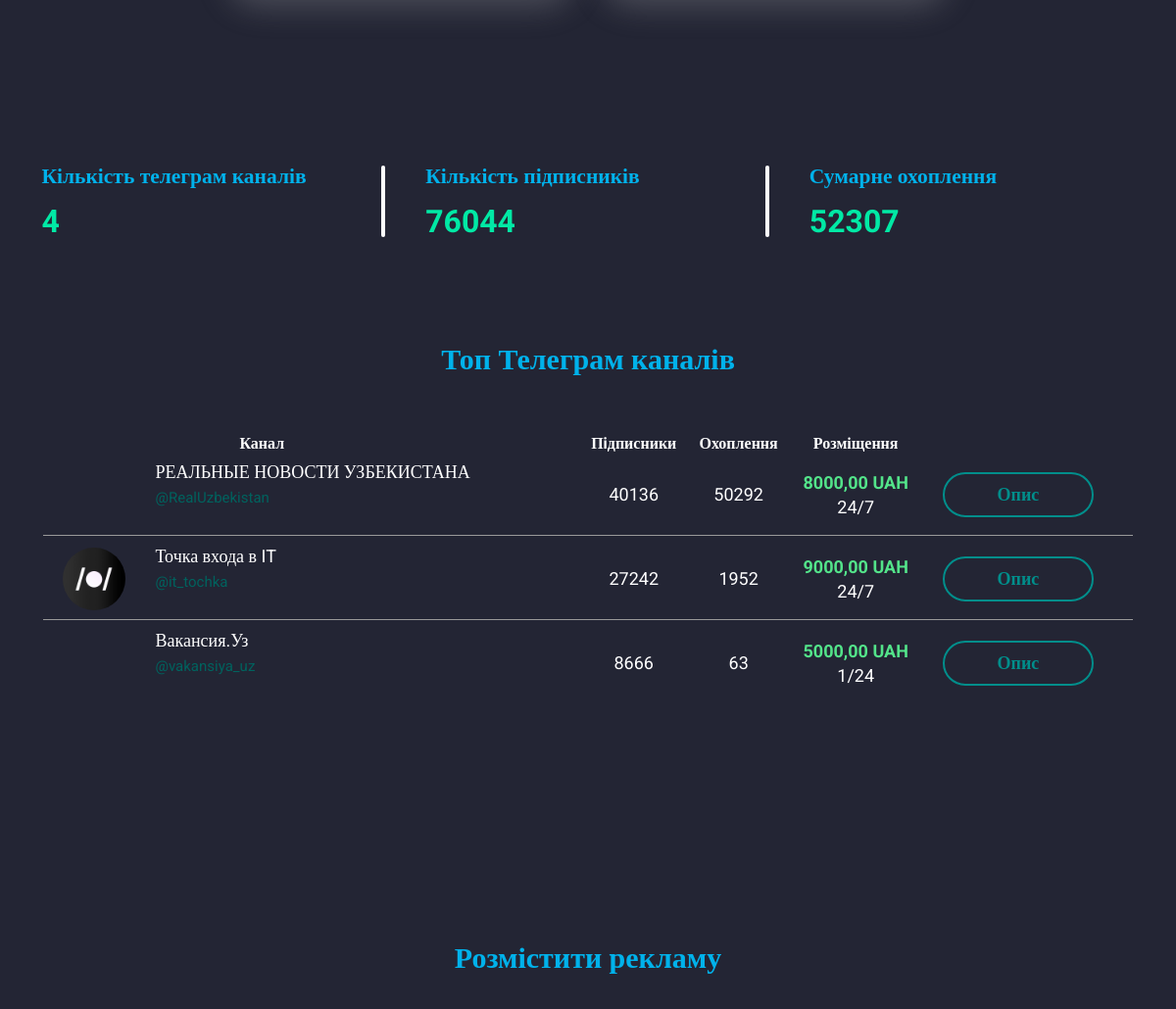
The app's page / (middle part), older data.
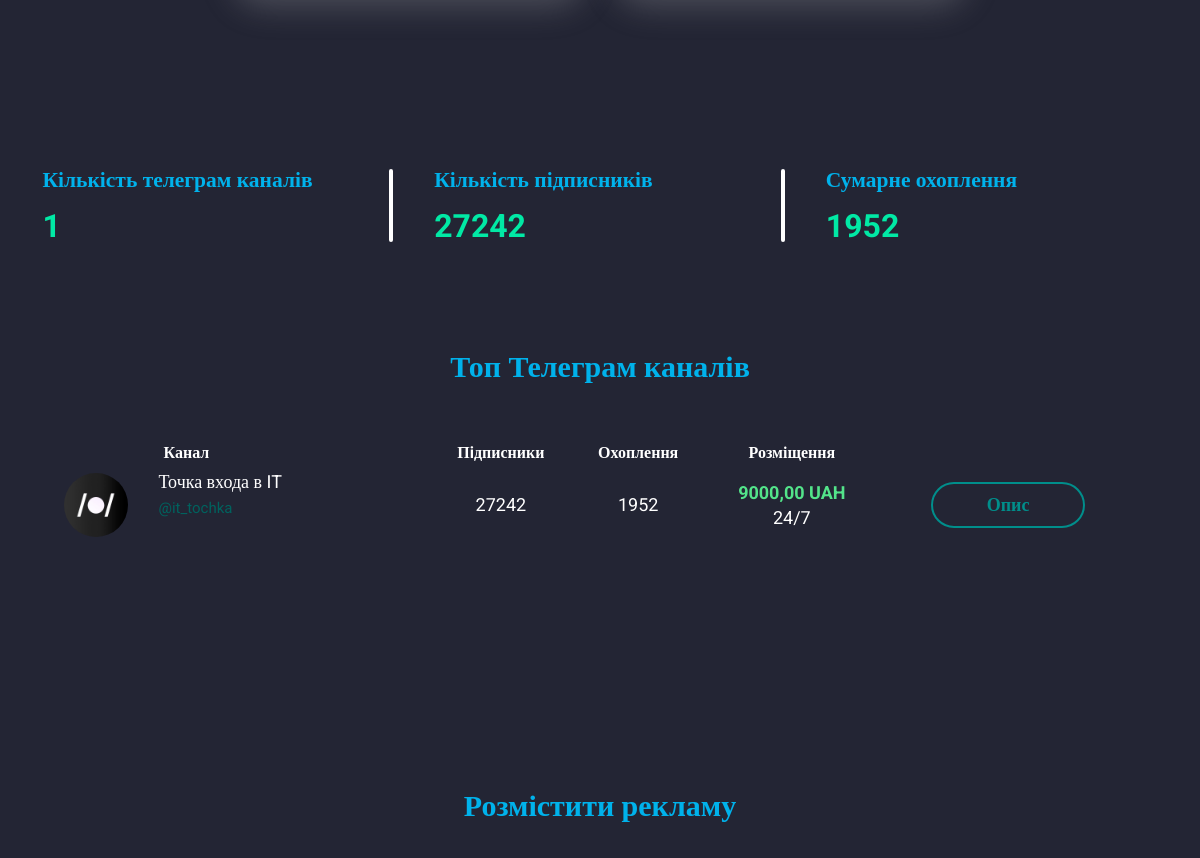
The same page, newer data.
### API/models.py (models this page shows, shortened)
class Chanel(models.Model):
    chanel_link=models.CharField(max_length=150)
    name=models.CharField(max_length=150,verbose_name="Называние канала")
    pictures=models.ImageField(verbose_name='Лого')
    subscribers=models.IntegerField()
    views=models.IntegerField()
    created_at=models.DateTimeField(auto_now_add=True)
    last_update=models.DateTimeField(auto_now=True)
    add_chanel =models.ForeignKey(Add_chanel, on_delete=models.CASCADE)
    username=models.CharField(max_length=140)
    daily_subscribers=models.IntegerField(default=0, blank=True, null=True)
    weekly_subscribers=models.IntegerField(default=0, blank=True, null=True)
    weekly_monthy = models.IntegerField(default=0, blank=True, null=True)
    class Meta:
        verbose_name="Канал"
        verbose_name_plural="Канал"
        ordering=['-subscribers']

### accounts/models.py (models this page shows, shortened)
class Cost_Format(models.Model):
    add_chanel=models.ForeignKey(Add_chanel,on_delete=models.CASCADE,related_name='cost_formats')
    placement_format = models.CharField(max_length=100)
    cost_per_format = models.DecimalField(max_digits=10, decimal_places=2)

### accounts/views.py (the view)
# urls.py: path('', views.MainPage.as_view(), name='main'),
class MainPage(TemplateView):
    template_name = 'index.html'
    def get_context_data(self, *, object_list=None, **kwargs):
        context = super().get_context_data(**kwargs)
        context['feedback'] = Feedback.objects.all().order_by('-id')[:3]
        context['count'] = Chanel.objects.exclude(pictures='').select_related('add_chanel').prefetch_related('add_chanel__cost_formats')
        context['lists'] = Chanel.objects.all().count()
        context['subscribers'] = Chanel.objects.aggregate(total=Sum('subscribers'))['total']
        context['total_views'] = Chanel.objects.aggregate(total=Sum('views'))['total']
        return context

### accounts/context_processors.py (called while the page is built, shortened)
def user_authenticated(request):
    user_authenticated_data = {'user_authenticated': request.user.is_authenticated}
    return user_authenticated_data

### accounts/templates/index.html (shortened to what this page needs)
{% extends 'base.html' %}
{% load static %}
{% block content %}
    <main class="page">
			<section class="advantages">
			</section>
			<section class="counters">
				<div class="counters__container">
					<div class="counters__item">
						<div class="label-blue label-blue_s24">Кількість телеграм каналів</div>
						<div class="counters__num">{{lists}}</div>
					</div>
					<div class="counters__item">
						<div class="label-blue label-blue_s24">Кількість підписників</div>
						{% if subscribers %}
						<div class="counters__num">{{subscribers}}</div>
						{% else %}
						<div class="counters__num">0</div>
						{% endif %}
					</div>
					<div class="counters__item">
						<div class="label-blue label-blue_s24">Сумарне охоплення</div>
						 {% if total_views %}
						<div class="counters__num">{{total_views}}</div>
						{% else %}
						<div class="counters__num">0</div>
						{% endif %}
					</div>
				</div>
			</section>
			<section class="current-offers">
				<div class="current-offers__container container">
					<h2 class="title title_center">Топ Телеграм каналів</h2>
					<div data-showmore class="current-offers">
						<div data-showmore-content="705" class="current-offers__content">
							<div class="table-wrap">
								<table class="table">
									<thead>
										<tr>
											<th scope="col">
												<div class="label-white label-white_s16">Канал</div>
											</th>
											<th scope="col">
												<div class="label-white label-white_s16">Пiдписники</div>
											</th>
											<th>
												<div class="label-white label-white_s16">Охоплення</div>
											</th>
											<th>
												<div class="label-white label-white_s16">Розміщення</div>
											</th>
											<th>
											</th>
										</tr>
									</thead>
									<tbody>
									{% for item in count %}
									{% with last_cost_format=item.add_chanel.cost_formats.last %}
										<tr>
											<td class="table-row" scope="row">
												<div class="table-row__head">
													<a href="{% url 'page' item.pk  %}" target="_blank" class="table-row__img">
														<picture><source srcset="/{{item.pictures}}" type="image/webp"><img class="img-fluid" src="/{{item.pictures}}" alt=""></picture>
													</a>
													<div class="table-row__content">
														<div class="table-row__content">
															<a href="{% url 'page' item.pk  %}" target="_blank" class="label-white hhv-blue">{{item.name}}</a>
															<a href="{{item.chanel_link}}" class="table-row__name">
																@{{item.chanel_link | cut:'https://t.me/'}}
															</a>
														</div>
													</div>
												</div>
											</td>
											<td class="table-row">
												<div class="label-white">{{item.subscribers}}</div>
											</td>
											<td class="table-row">
												<div class="label-white">{{item.views}}</div>
											</td>
											<td class="table-row">
												<div class="table-row__column">
													<div class="label-light-green">{{ last_cost_format.cost_per_format }} UAH</div>
													<div class="label-white">{{ last_cost_format.placement_format }}</div>
												</div>
											</td>
											<td class="table-row">
												<a href="{% url 'page' item.pk  %} ">
												<button class="button button_dark-green button_sm button_no-bg" type="button" style="width:150px">Опис</button></a>
											</td>
										</tr>
									{% endwith %}
            						{% endfor %}
									</tbody>
								</table>
							</div>
						</div>
					</div>
				</div>
			</section>
			<section class="place-ad">
				<div class="place-ad__container container container_big">
					<h2 class="title title_center">Розмістити рекламу</h2>
				</div>
			</section>
		</main>
{% endblock %}

Row changes from the older to the newer data that the page shows:
removed Chanel: name "РЕАЛЬНЫЕ НОВОСТИ УЗБЕКИСТАНА", chanel_link "RealUzbekistan", subscribers "40136", views "50292", add_chanel.cost_formats.last.cost_per_format "8000,00", add_chanel.cost_formats.last.placement_format "24/7"
removed Chanel: name "Вакансия.Уз", chanel_link "vakansiya_uz", subscribers "8666", views "63", add_chanel.cost_formats.last.cost_per_format "5000,00", add_chanel.cost_formats.last.placement_format "1/24"
Text that changed along with them:
{{ lists }}: "4" → "1"
{{ subscribers }}: "76044" → "27242"
{{ total_views }}: "52307" → "1952"
